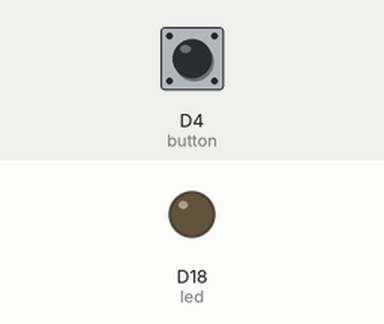
Simulated run of this program. Board: CircuitPython board. Shown: output pins drawn as LEDs (lit = HIGH). Inputs (shaded band) come from the test bench; at power-on: D4 (button) HIGH. What the program prints to the serial console is not drawn.

Above: at 1.2 s.
1.3 s: D4 (button) pulled LOW for 0.15 s
At 1.37 s:
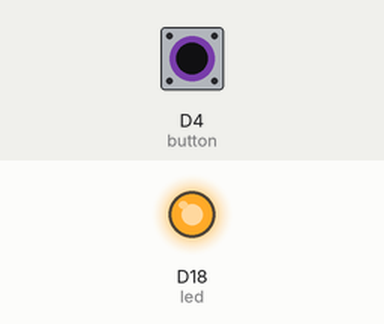
2.9 s: D4 (button) pulled LOW for 3.2 s
At 6.4 s:
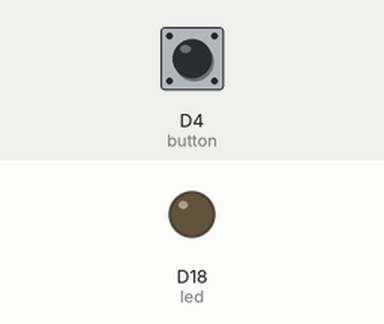
Timing chart, 0 to 7.9 s (numbered marks = the images above; inputs shaded):
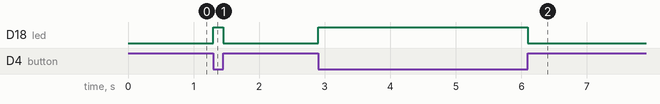

Measured:
- after the input at 1.3 s, D18 (led): LOW → HIGH at once, → LOW 0.15 s later
- after the input at 2.9 s, D18 (led): LOW → HIGH at once, → LOW 3.2 s later

The program:

buttonitup.py
```python
import time
import board
import digitalio

print("press the button!")

led = digitalio.DigitalInOut(board.D18)
led.direction = digitalio.Direction.OUTPUT

button = digitalio.DigitalInOut(board.D4)
button.direction = digitalio.Direction.INPUT
button.pull = digitalio.Pull.UP

while True:
    led.value = not button.value # light when button is pressed!
```
